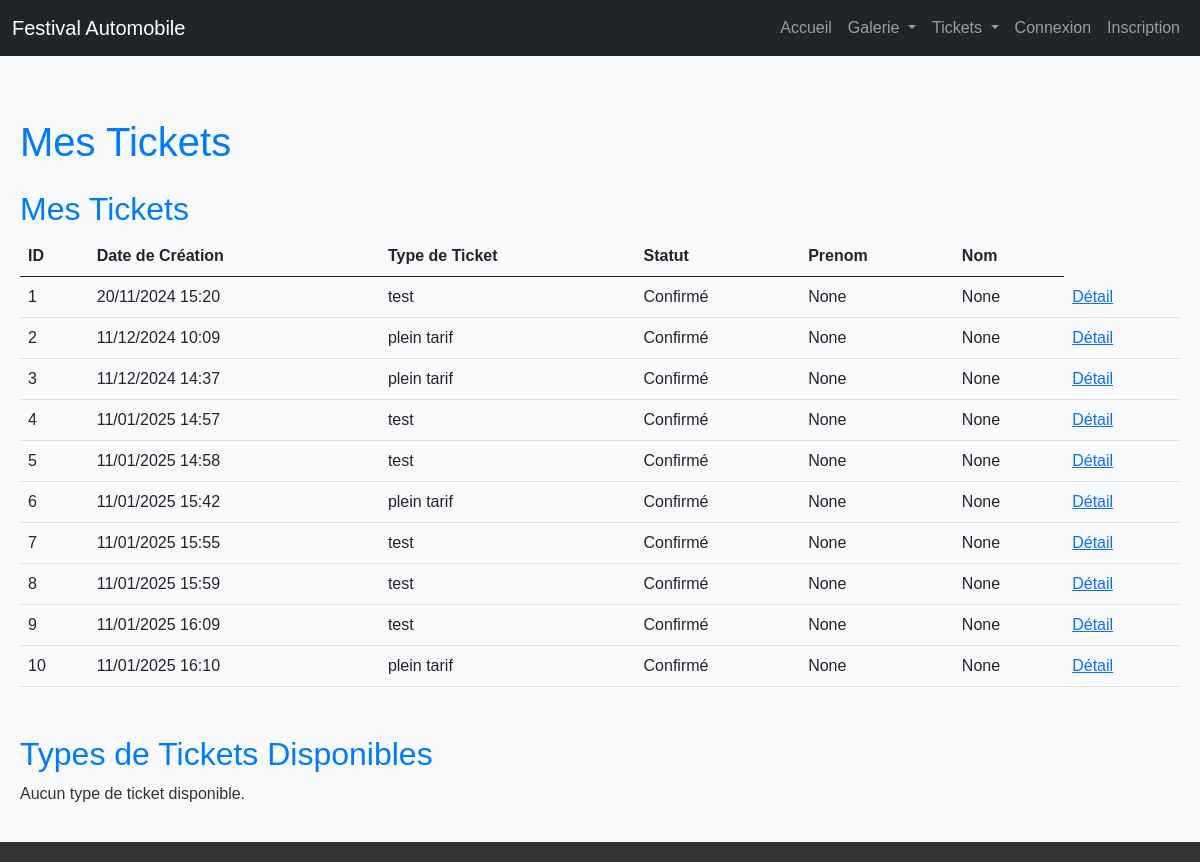
/tickets/, run on an earlier commit of the app's database.
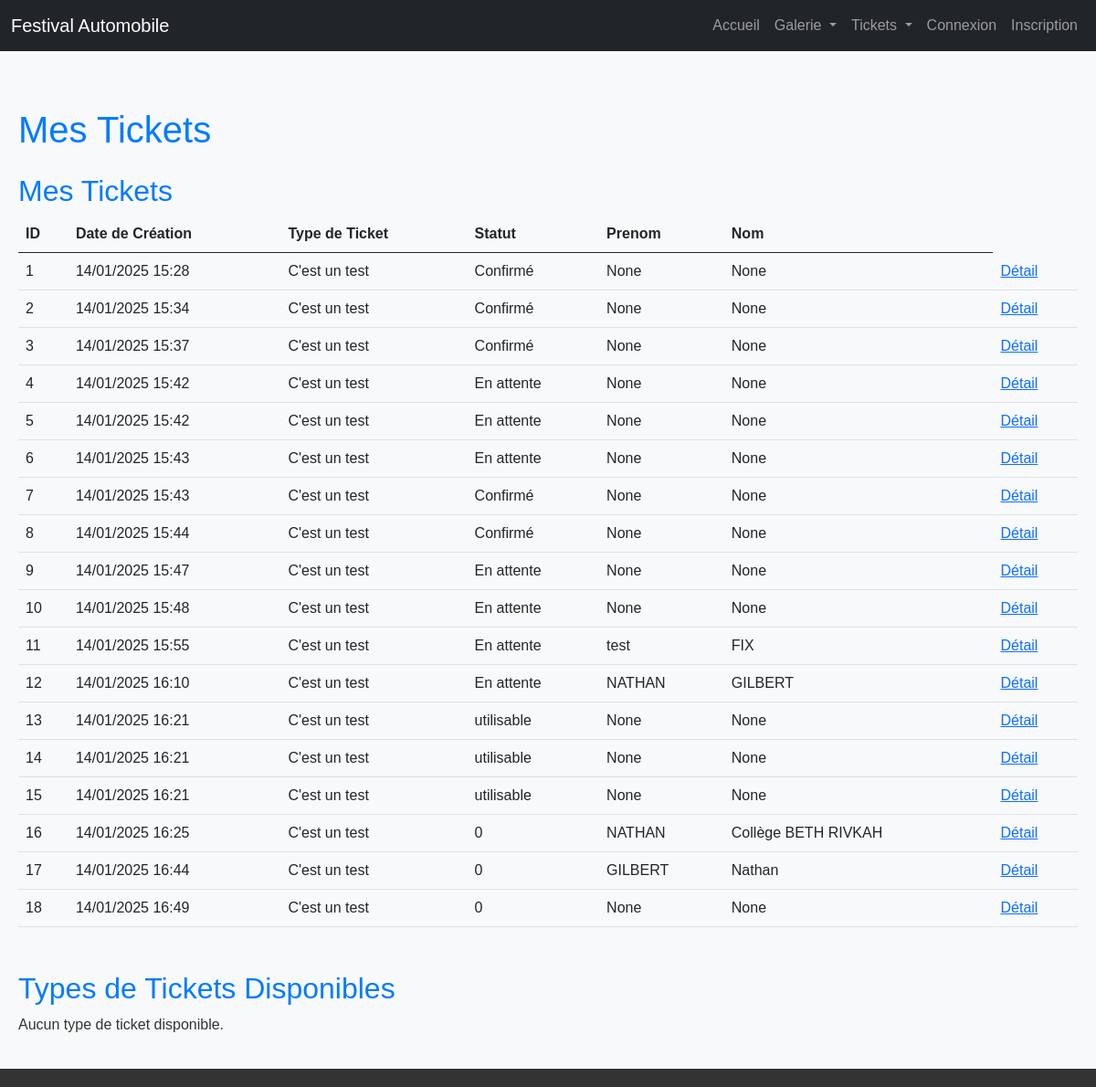
And on a later commit of the database.
### app/models.py (models this page shows, shortened)
class Ticket(models.Model):
    date_creation = models.DateTimeField(auto_now_add=True)
    status = models.IntegerField(default=0, choices=[(0, 'Non utilisé'), (1, 'Utilisé')])  # 0: Non utilisé, 1: Utilisé
    type_ticket = models.ForeignKey('TypeTicket', on_delete=models.CASCADE)
    user = models.ForeignKey(User, on_delete=models.CASCADE)  # Liaison avec Applicompte
    name = models.CharField(max_length=255, blank=True, null=True)
    prenom = models.CharField(max_length=255, blank=True, null=True)
    qr_code = models.CharField(max_length=255, blank=True, null=True)  # Stocke le lien du QR Code

class TypeTicket(models.Model):
    nom_type = models.CharField(max_length=255)
    tarif = models.DecimalField(max_digits=10, decimal_places=2)
    description = models.TextField()
    image = models.ImageField(upload_to='images/', blank=True, null=True)

### app/views.py (the view)
# urls.py: path('tickets/', views.ticket_list, name='ticket_list'),
def ticket_list(request):
    tickets = Ticket.objects.all()  # Affiche uniquement les tickets de l'utilisateur connecté
    return render(request, 'app/myticket.html', {'tickets': tickets})

### app/templates/app/myticket.html
{% extends "app/base.html" %} {% block title %} Rerservation {% endblock %}
{% block main %}
{%load static%}
{% block extra_css %}
<link rel="stylesheet" href="{% static 'css/general.css' %}">
<link rel="stylesheet" href="{% static 'css/reservation.css' %}">
{% endblock %}
    <div class="container mt-5">
        <h1>Mes Tickets</h1>
        <h2 class="mt-4">Mes Tickets</h2>
        <table class="table">
            <thead>
                <tr>
                    <th>ID</th>
                    <th>Date de Création</th>
                    <th>Type de Ticket</th>
                    <th>Statut</th>
                    <th>Prenom</th>
                    <th>Nom</th>
                </tr>
            </thead>
            <tbody>
                {% for ticket in tickets %}
                <tr>
                    <td>{{ ticket.id }}</td>
                    <td>{{ ticket.date_creation|date:"d/m/Y H:i" }}</td>
                    <td>{{ ticket.type_ticket.nom_type }}</td>
                    <td>{{ ticket.status }}</td>
                    <td>{{ ticket.prenom }}</td>
                    <td>{{ ticket.name }}</td>
                    <td> <a href="{% url 'app:ticket_detail' ticket_id=ticket.id %}">Détail</a></td>
                </tr>
                {% empty %}
                <tr>
                    <td colspan="4">Aucun ticket trouvé.</td>
                </tr>
                {% endfor %}
            </tbody>
        </table>
        <h2 class="mt-5">Types de Tickets Disponibles</h2>
        <div class="row">
            {% for type in types %}
            <div class="col-md-4 mb-4">
                <div class="card">
                    {% if type.image %}
                    <img src="{{ type.image.url }}" class="card-img-top" alt="{{ type.nom_type }}">
                    {% endif %}
                    <div class="card-body">
                        <h5 class="card-title">{{ type.nom_type }}</h5>
                        <p class="card-text">{{ type.description }}</p>
                        <p class="card-text"><strong>Tarif :</strong> {{ type.tarif }} €</p>
                        <a href="{% url 'app:create_payment' type.id %}" class="btn btn-primary">Réserver</a>
                    </div>
                </div>
            </div>
            {% empty %}
            <div class="col-12">
                <p>Aucun type de ticket disponible.</p>
            </div>
            {% endfor %}
        </div>
    </div>
{% endblock %}

What changed in the data, as far as the page shows it:
changed Ticket id 1: date_creation "20/11/2024 15:20" → "14/01/2025 15:28"; type_ticket.nom_type "test" → "C'est un test"
changed Ticket id 2: date_creation "11/12/2024 10:09" → "14/01/2025 15:34"; type_ticket.nom_type "plein tarif" → "C'est un test"
changed Ticket id 3: date_creation "11/12/2024 14:37" → "14/01/2025 15:37"; type_ticket.nom_type "plein tarif" → "C'est un test"
changed Ticket id 4: date_creation "11/01/2025 14:57" → "14/01/2025 15:42"; type_ticket.nom_type "test" → "C'est un test"; status "Confirmé" → "En attente"
changed Ticket id 5: date_creation "11/01/2025 14:58" → "14/01/2025 15:42"; type_ticket.nom_type "test" → "C'est un test"; status "Confirmé" → "En attente"
changed Ticket id 6: date_creation "11/01/2025 15:42" → "14/01/2025 15:43"; type_ticket.nom_type "plein tarif" → "C'est un test"; status "Confirmé" → "En attente"
changed Ticket id 7: date_creation "11/01/2025 15:55" → "14/01/2025 15:43"; type_ticket.nom_type "test" → "C'est un test"
changed Ticket id 8: date_creation "11/01/2025 15:59" → "14/01/2025 15:44"; type_ticket.nom_type "test" → "C'est un test"
changed Ticket id 9: date_creation "11/01/2025 16:09" → "14/01/2025 15:47"; type_ticket.nom_type "test" → "C'est un test"; status "Confirmé" → "En attente"
changed Ticket id 10: date_creation "11/01/2025 16:10" → "14/01/2025 15:48"; type_ticket.nom_type "plein tarif" → "C'est un test"; status "Confirmé" → "En attente"
added Ticket: id "11", date_creation "14/01/2025 15:55", type_ticket.nom_type "C'est un test", status "En attente", prenom "test", name "FIX"
added Ticket: id "12", date_creation "14/01/2025 16:10", type_ticket.nom_type "C'est un test", status "En attente", prenom "NATHAN", name "GILBERT"
added Ticket: id "13", date_creation "14/01/2025 16:21", type_ticket.nom_type "C'est un test", status "utilisable", prenom "None", name "None"
added Ticket: id "14", date_creation "14/01/2025 16:21", type_ticket.nom_type "C'est un test", status "utilisable", prenom "None", name "None"
added Ticket: id "15", date_creation "14/01/2025 16:21", type_ticket.nom_type "C'est un test", status "utilisable", prenom "None", name "None"
added Ticket: id "16", date_creation "14/01/2025 16:25", type_ticket.nom_type "C'est un test", status "0", prenom "NATHAN", name "Collège BETH RIVKAH"
added Ticket: id "17", date_creation "14/01/2025 16:44", type_ticket.nom_type "C'est un test", status "0", prenom "GILBERT", name "Nathan"
added Ticket: id "18", date_creation "14/01/2025 16:49", type_ticket.nom_type "C'est un test", status "0", prenom "None", name "None"
